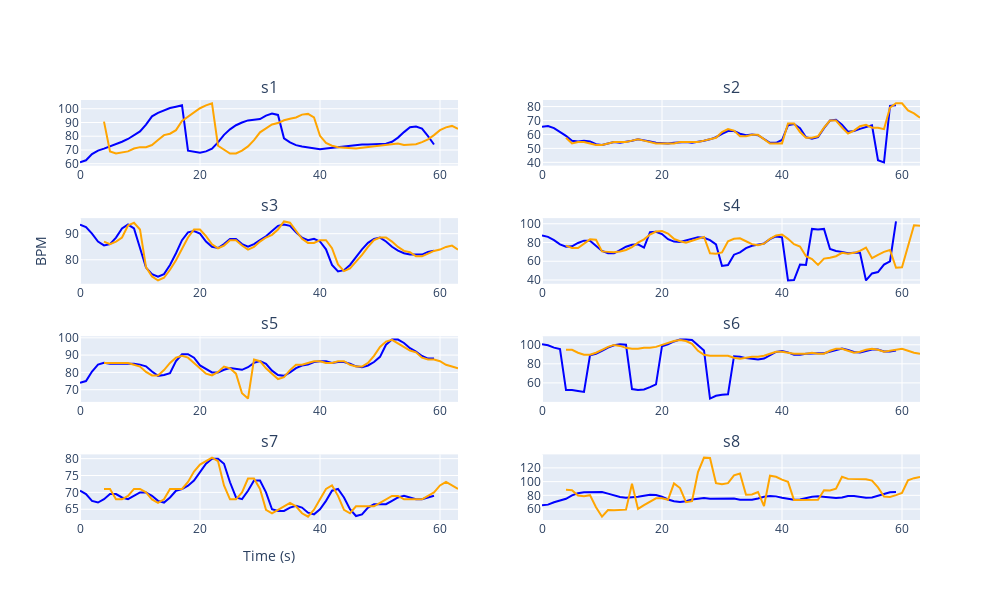

Here is the notebook cell this chart was saved with:
### Code cell
import plotly.graph_objects as go
from plotly.subplots import make_subplots

idx = 0
subjects = df.videoFilename.iloc[idx:idx+8].values
fig = make_subplots(rows=4, cols=2, subplot_titles=subjects)

# Add each trace to the corresponding subplot
for i in range(8):
    x = df.iloc[idx+i]  # Assuming df contains the necessary data
    subject = x.videoFilename
    
    fig.add_trace(go.Scatter(x=x.timeGT[:60], y=x.bpmGT[:60], mode='lines', name='GT', line=dict(color='blue')), row=(i//2)+1, col=(i%2)+1)
    fig.add_trace(go.Scatter(x=x.timeES[:60], y=x.bpmES[:60], mode='lines', name='ES', line=dict(color='orange')), row=(i//2)+1, col=(i%2)+1)
    # peaks, props = scipy.signal.find_peaks(-x.bpmGT, rel_height=0)
    # fig.add_trace(go.Scatter(x=x.timeGT[peaks], y=x.bpmGT[peaks], mode='markers', name='peaks', marker=dict(color='blue')), row=(i//2)+1, col=(i%2)+1)

# Update layout
fig.update_layout(showlegend=False, height=600, width=1000)

# Update axes titles
fig.update_xaxes(title_text="Time (s)", row=4, col=1)
fig.update_yaxes(title_text="BPM", row=2, col=1)

# Show the combined figure
fig.show()

### Figure 1 — Plotly figure (JSON) as saved in the notebook; plotly's stock layout.template omitted (floating-point values rounded to 4 significant figures)
{"data": [{"line": {"color": "blue"}, "mode": "lines", "name": "GT", "type": "scatter", "x": [0, 1, 2, 3, 4, 5, 6, 7, 8, 9, 10, 11, 12, 13, 14, 15, 16, 17, 18, 19, 20, 21, 22, 23, 24, 25, 26, 27, 28, 29, 30, 31, 32, 33, 34, 35, 36, 37, 38, 39, 40, 41, 42, 43, 44, 45, 46, 47, 48, 49, 50, 51, 52, 53, 54, 55, 56, 57, 58, 59], "xaxis": "x", "y": [61, 62.5, 67, 69.5, 71, 72.5, 74, 76, 78, 80.5, 83.5, 88.5, 94.5, 97, 99, 100.5, 101.5, 102.5, 69.5, 68.5, 68, 69, 71, 75.5, 81, 85, 88, 90, 91.5, 92, 92.5, 95, 96.5, 95.5, 78.5, 75.5, 73.5, 72.5, 72, 71.5, 70.5, 71, 71.5, 72.5, 73, 73.5, 74, 74, 74, 74, 74, 74.5, 76, 79, 83, 86.5, 87, 85.5, 80, 74], "yaxis": "y"}, {"line": {"color": "orange"}, "mode": "lines", "name": "ES", "type": "scatter", "x": [4, 5, 6, 7, 8, 9, 10, 11, 12, 13, 14, 15, 16, 17, 18, 19, 20, 21, 22, 23, 24, 25, 26, 27, 28, 29, 30, 31, 32, 33, 34, 35, 36, 37, 38, 39, 40, 41, 42, 43, 44, 45, 46, 47, 48, 49, 50, 51, 52, 53, 54, 55, 56, 57, 58, 59, 60, 61, 62, 63], "xaxis": "x", "y": [90.59, 68.97, 67.43, 67.94, 68.97, 71.03, 72.06, 72.06, 73.6, 77.21, 80.81, 81.84, 84.41, 91.1, 94.19, 96.77, 100.4, 102.4, 104.0, 73.09, 70.0, 67.43, 67.43, 69.49, 72.58, 77.21, 82.87, 85.96, 88.53, 89.56, 91.62, 92.65, 93.68, 95.74, 96.25, 93.68, 80.3, 75.15, 73.09, 72.06, 71.55, 71.03, 71.03, 71.55, 72.06, 72.06, 72.58, 73.09, 74.12, 74.63, 73.6, 73.6, 74.12, 75.66, 77.72, 80.81, 84.41, 86.47, 87.5, 85.44], "yaxis": "y"}, {"line": {"color": "blue"}, "mode": "lines", "name": "GT", "type": "scatter", "x": [0, 1, 2, 3, 4, 5, 6, 7, 8, 9, 10, 11, 12, 13, 14, 15, 16, 17, 18, 19, 20, 21, 22, 23, 24, 25, 26, 27, 28, 29, 30, 31, 32, 33, 34, 35, 36, 37, 38, 39, 40, 41, 42, 43, 44, 45, 46, 47, 48, 49, 50, 51, 52, 53, 54, 55, 56, 57, 58, 59], "xaxis": "x2", "y": [65.5, 66, 64.5, 62.0, 59, 55.5, 55, 55.5, 55, 53, 52.5, 53.5, 54.5, 54, 54.5, 55.5, 56.5, 56, 55, 54, 53.5, 53.5, 54, 54.5, 54.5, 54, 54.5, 55.5, 56.5, 58, 60.5, 62.5, 62.5, 60.5, 59.5, 60, 59.5, 57, 54, 54, 56, 66.5, 67.5, 64.5, 58, 57, 58, 64.5, 70, 70.5, 67, 62.0, 62.5, 64, 65.5, 66.5, 41.5, 40, 80.5, 81], "yaxis": "y2"}, {"line": {"color": "orange"}, "mode": "lines", "name": "ES", "type": "scatter", "x": [4, 5, 6, 7, 8, 9, 10, 11, 12, 13, 14, 15, 16, 17, 18, 19, 20, 21, 22, 23, 24, 25, 26, 27, 28, 29, 30, 31, 32, 33, 34, 35, 36, 37, 38, 39, 40, 41, 42, 43, 44, 45, 46, 47, 48, 49, 50, 51, 52, 53, 54, 55, 56, 57, 58, 59, 60, 61, 62, 63], "xaxis": "x2", "y": [57.65, 53.53, 54.56, 54.56, 53.53, 52.5, 52.5, 53.53, 54.56, 54.56, 54.56, 55.59, 56.62, 55.59, 54.56, 53.53, 53.53, 53.53, 53.53, 54.56, 54.56, 54.56, 54.56, 55.59, 56.62, 57.65, 61.77, 63.82, 62.8, 58.68, 58.68, 59.71, 59.71, 56.62, 53.53, 53.53, 53.53, 67.94, 67.94, 61.77, 57.65, 57.65, 58.68, 64.85, 70.0, 70.0, 64.85, 60.74, 62.8, 65.88, 66.91, 64.85, 64.85, 63.82, 79.27, 82.35, 82.35, 77.21, 75.15, 72.06], "yaxis": "y2"}, {"line": {"color": "blue"}, "mode": "lines", "name": "GT", "type": "scatter", "x": [0, 1, 2, 3, 4, 5, 6, 7, 8, 9, 10, 11, 12, 13, 14, 15, 16, 17, 18, 19, 20, 21, 22, 23, 24, 25, 26, 27, 28, 29, 30, 31, 32, 33, 34, 35, 36, 37, 38, 39, 40, 41, 42, 43, 44, 45, 46, 47, 48, 49, 50, 51, 52, 53, 54, 55, 56, 57, 58, 59], "xaxis": "x3", "y": [93.5, 92.5, 90, 87, 85.5, 86, 88.5, 92, 93.5, 92, 84.5, 77, 74.5, 73.5, 74.5, 78, 82.5, 87.5, 90.5, 91, 90, 87, 85, 84.5, 86, 88, 88, 86, 85, 86, 87.5, 89, 91, 93, 93.5, 93, 90.5, 88.5, 87.5, 88, 87, 84, 78, 75.5, 76, 78, 81, 84, 86.5, 88, 88.5, 87, 85, 83.5, 82.5, 82, 82, 82, 83, 83.5], "yaxis": "y3"}, {"line": {"color": "orange"}, "mode": "lines", "name": "ES", "type": "scatter", "x": [4, 5, 6, 7, 8, 9, 10, 11, 12, 13, 14, 15, 16, 17, 18, 19, 20, 21, 22, 23, 24, 25, 26, 27, 28, 29, 30, 31, 32, 33, 34, 35, 36, 37, 38, 39, 40, 41, 42, 43, 44, 45, 46, 47, 48, 49, 50, 51, 52, 53, 54, 55, 56, 57, 58, 59, 60, 61, 62, 63], "xaxis": "x3", "y": [86.99, 85.96, 86.99, 88.53, 93.16, 94.19, 91.62, 77.21, 73.6, 72.06, 73.09, 76.18, 79.78, 83.9, 88.53, 91.62, 91.62, 89.05, 85.96, 84.41, 85.44, 87.5, 87.5, 85.44, 83.9, 84.93, 86.99, 88.53, 89.56, 91.62, 94.71, 94.19, 91.1, 88.02, 86.47, 86.47, 87.5, 87.5, 84.41, 78.24, 75.66, 76.69, 79.27, 81.84, 84.93, 87.5, 88.53, 88.53, 86.99, 84.93, 83.38, 82.87, 81.33, 81.33, 82.35, 83.38, 83.9, 84.93, 85.44, 83.9], "yaxis": "y3"}, {"line": {"color": "blue"}, "mode": "lines", "name": "GT", "type": "scatter", "x": [0, 1, 2, 3, 4, 5, 6, 7, 8, 9, 10, 11, 12, 13, 14, 15, 16, 17, 18, 19, 20, 21, 22, 23, 24, 25, 26, 27, 28, 29, 30, 31, 32, 33, 34, 35, 36, 37, 38, 39, 40, 41, 42, 43, 44, 45, 46, 47, 48, 49, 50, 51, 52, 53, 54, 55, 56, 57, 58, 59], "xaxis": "x4", "y": [87.5, 86, 82.5, 78, 75.5, 76, 79.5, 82, 82, 76.5, 71, 68.5, 68.5, 72, 75.5, 77.5, 78, 74.5, 91, 91.5, 89, 83.5, 81, 80.5, 82, 84, 85.5, 85, 82.5, 78, 55, 56, 67, 69.5, 74, 76.5, 78, 79, 83.5, 86.5, 85.5, 39.5, 40, 56.5, 56, 94.5, 94, 94.5, 73, 71, 70, 68.5, 69, 69, 39.5, 47, 48.5, 56.5, 60, 102.5], "yaxis": "y4"}, {"line": {"color": "orange"}, "mode": "lines", "name": "ES", "type": "scatter", "x": [4, 5, 6, 7, 8, 9, 10, 11, 12, 13, 14, 15, 16, 17, 18, 19, 20, 21, 22, 23, 24, 25, 26, 27, 28, 29, 30, 31, 32, 33, 34, 35, 36, 37, 38, 39, 40, 41, 42, 43, 44, 45, 46, 47, 48, 49, 50, 51, 52, 53, 54, 55, 56, 57, 58, 59, 60, 61, 62, 63], "xaxis": "x4", "y": [76.69, 74.12, 74.12, 78.75, 83.38, 82.87, 70.52, 70.0, 69.49, 70.52, 72.06, 75.15, 79.78, 83.38, 88.53, 91.62, 92.13, 89.56, 83.9, 81.33, 79.78, 81.84, 83.9, 85.96, 68.46, 67.94, 69.49, 81.33, 83.9, 84.41, 81.33, 78.24, 77.21, 78.75, 83.9, 87.5, 88.53, 83.9, 78.24, 75.66, 65.37, 62.28, 56.1, 62.8, 63.82, 65.37, 68.97, 67.94, 68.97, 71.03, 74.63, 63.31, 66.91, 70.0, 72.06, 53.02, 53.53, 76.18, 98.31, 97.8], "yaxis": "y4"}, {"line": {"color": "blue"}, "mode": "lines", "name": "GT", "type": "scatter", "x": [0, 1, 2, 3, 4, 5, 6, 7, 8, 9, 10, 11, 12, 13, 14, 15, 16, 17, 18, 19, 20, 21, 22, 23, 24, 25, 26, 27, 28, 29, 30, 31, 32, 33, 34, 35, 36, 37, 38, 39, 40, 41, 42, 43, 44, 45, 46, 47, 48, 49, 50, 51, 52, 53, 54, 55, 56, 57, 58, 59], "xaxis": "x5", "y": [74, 75, 80.5, 84.5, 85.5, 85, 85, 85, 85, 85, 84.5, 83.5, 80.5, 78, 78.5, 79.5, 86.5, 90.5, 90.5, 88.5, 84, 82, 80, 80, 81.5, 82.5, 82, 81.5, 83, 85.5, 86.5, 85, 81, 78.5, 78, 80, 82.5, 84, 84.5, 86, 86.5, 86.5, 85.5, 86, 86, 85, 83.5, 83, 84, 86, 89, 96, 99, 99, 97, 94, 92, 89.5, 88, 88], "yaxis": "y5"}, {"line": {"color": "orange"}, "mode": "lines", "name": "ES", "type": "scatter", "x": [4, 5, 6, 7, 8, 9, 10, 11, 12, 13, 14, 15, 16, 17, 18, 19, 20, 21, 22, 23, 24, 25, 26, 27, 28, 29, 30, 31, 32, 33, 34, 35, 36, 37, 38, 39, 40, 41, 42, 43, 44, 45, 46, 47, 48, 49, 50, 51, 52, 53, 54, 55, 56, 57, 58, 59, 60, 61, 62, 63], "xaxis": "x5", "y": [85.44, 85.44, 85.44, 85.44, 85.44, 84.41, 83.38, 80.3, 78.24, 78.24, 81.33, 85.44, 88.53, 89.56, 88.53, 85.44, 82.35, 79.27, 78.24, 80.3, 83.38, 82.35, 79.27, 67.94, 64.85, 87.5, 86.47, 82.35, 79.27, 76.18, 77.21, 81.33, 84.41, 84.41, 85.44, 86.47, 86.47, 85.44, 85.44, 86.47, 86.47, 84.41, 83.38, 83.38, 85.44, 89.56, 94.71, 97.8, 98.83, 96.77, 94.71, 92.65, 91.62, 88.53, 87.5, 87.5, 86.47, 84.41, 83.38, 82.35], "yaxis": "y5"}, {"line": {"color": "blue"}, "mode": "lines", "name": "GT", "type": "scatter", "x": [0, 1, 2, 3, 4, 5, 6, 7, 8, 9, 10, 11, 12, 13, 14, 15, 16, 17, 18, 19, 20, 21, 22, 23, 24, 25, 26, 27, 28, 29, 30, 31, 32, 33, 34, 35, 36, 37, 38, 39, 40, 41, 42, 43, 44, 45, 46, 47, 48, 49, 50, 51, 52, 53, 54, 55, 56, 57, 58, 59], "xaxis": "x6", "y": [100.5, 99.5, 97, 95.5, 52.5, 52.5, 51.5, 50.5, 89, 90.5, 93.5, 97, 99.5, 100.5, 100, 53.5, 52.5, 53, 55.5, 58.5, 98.5, 100.5, 103.5, 105.5, 105.5, 105, 99.5, 94, 43.5, 46.5, 47.5, 48, 88, 87.5, 86, 85, 84.5, 85.5, 89, 92.5, 93.5, 92, 89.5, 89.5, 90.5, 91, 91, 91, 92.5, 94.5, 96, 94.5, 92.5, 92, 93.5, 95, 95, 93, 93, 94], "yaxis": "y6"}, {"line": {"color": "orange"}, "mode": "lines", "name": "ES", "type": "scatter", "x": [4, 5, 6, 7, 8, 9, 10, 11, 12, 13, 14, 15, 16, 17, 18, 19, 20, 21, 22, 23, 24, 25, 26, 27, 28, 29, 30, 31, 32, 33, 34, 35, 36, 37, 38, 39, 40, 41, 42, 43, 44, 45, 46, 47, 48, 49, 50, 51, 52, 53, 54, 55, 56, 57, 58, 59, 60, 61, 62, 63], "xaxis": "x6", "y": [94.71, 94.71, 91.62, 89.56, 89.56, 91.62, 94.71, 97.8, 99.86, 98.83, 96.77, 95.74, 95.74, 96.77, 96.77, 97.8, 99.86, 101.9, 104.0, 105.0, 104.0, 100.9, 93.68, 89.56, 88.53, 88.53, 88.53, 88.53, 86.47, 85.44, 86.47, 87.5, 87.5, 88.53, 90.59, 92.65, 92.65, 91.62, 90.59, 90.59, 90.59, 91.62, 90.59, 90.59, 93.68, 95.74, 95.74, 93.68, 91.62, 92.65, 94.71, 95.74, 94.71, 92.65, 93.68, 94.71, 95.74, 93.68, 91.62, 90.59], "yaxis": "y6"}, {"line": {"color": "blue"}, "mode": "lines", "name": "GT", "type": "scatter", "x": [0, 1, 2, 3, 4, 5, 6, 7, 8, 9, 10, 11, 12, 13, 14, 15, 16, 17, 18, 19, 20, 21, 22, 23, 24, 25, 26, 27, 28, 29, 30, 31, 32, 33, 34, 35, 36, 37, 38, 39, 40, 41, 42, 43, 44, 45, 46, 47, 48, 49, 50, 51, 52, 53, 54, 55, 56, 57, 58, 59], "xaxis": "x7", "y": [70.5, 69.5, 67.5, 67, 68, 69.5, 69.5, 68.5, 68, 69, 70, 70, 69, 67.5, 67, 68.5, 70.5, 71, 72, 73.5, 76, 78.5, 80, 80, 78.5, 73, 68.5, 68, 70.5, 73.5, 73.5, 70, 65, 64.5, 64.5, 65.5, 66, 65.5, 64, 63.5, 65, 67.5, 70.5, 71, 68.5, 65, 63, 63.5, 65.5, 66.5, 66.5, 66.5, 67.5, 68.5, 69, 68.5, 68, 68, 68.5, 69], "yaxis": "y7"}, {"line": {"color": "orange"}, "mode": "lines", "name": "ES", "type": "scatter", "x": [4, 5, 6, 7, 8, 9, 10, 11, 12, 13, 14, 15, 16, 17, 18, 19, 20, 21, 22, 23, 24, 25, 26, 27, 28, 29, 30, 31, 32, 33, 34, 35, 36, 37, 38, 39, 40, 41, 42, 43, 44, 45, 46, 47, 48, 49, 50, 51, 52, 53, 54, 55, 56, 57, 58, 59, 60, 61, 62, 63], "xaxis": "x7", "y": [71.03, 71.03, 67.94, 67.94, 68.97, 71.03, 71.03, 70.0, 67.94, 66.91, 67.94, 71.03, 71.03, 71.03, 73.09, 76.18, 78.24, 79.27, 80.3, 79.27, 72.06, 67.94, 67.94, 70.0, 74.12, 74.12, 71.03, 64.85, 63.82, 64.85, 65.88, 66.91, 65.88, 63.82, 62.8, 64.85, 67.94, 71.03, 72.06, 68.97, 64.85, 63.82, 65.88, 65.88, 65.88, 65.88, 66.91, 67.94, 68.97, 68.97, 67.94, 67.94, 67.94, 67.94, 68.97, 70.0, 72.06, 73.09, 72.06, 71.03], "yaxis": "y7"}, {"line": {"color": "blue"}, "mode": "lines", "name": "GT", "type": "scatter", "x": [0, 1, 2, 3, 4, 5, 6, 7, 8, 9, 10, 11, 12, 13, 14, 15, 16, 17, 18, 19, 20, 21, 22, 23, 24, 25, 26, 27, 28, 29, 30, 31, 32, 33, 34, 35, 36, 37, 38, 39, 40, 41, 42, 43, 44, 45, 46, 47, 48, 49, 50, 51, 52, 53, 54, 55, 56, 57, 58, 59], "xaxis": "x8", "y": [65.5, 66.5, 70, 72.5, 75, 80, 83, 84.5, 85, 85.5, 85, 82.5, 79.5, 77.5, 76.5, 77, 78, 79.5, 81, 80.5, 78, 74, 71.5, 70.5, 71.5, 74, 75.5, 76, 75, 75, 75.5, 76, 75.5, 73.5, 73, 73.5, 75.5, 78, 79, 78.5, 76.5, 74.5, 73.5, 74, 76, 78, 78.5, 77.5, 76.5, 76, 77, 79, 79, 78, 76.5, 77, 79, 82, 84.5, 85], "yaxis": "y8"}, {"line": {"color": "orange"}, "mode": "lines", "name": "ES", "type": "scatter", "x": [4, 5, 6, 7, 8, 9, 10, 11, 12, 13, 14, 15, 16, 17, 18, 19, 20, 21, 22, 23, 24, 25, 26, 27, 28, 29, 30, 31, 32, 33, 34, 35, 36, 37, 38, 39, 40, 41, 42, 43, 44, 45, 46, 47, 48, 49, 50, 51, 52, 53, 54, 55, 56, 57, 58, 59, 60, 61, 62, 63], "xaxis": "x8", "y": [88.02, 87.5, 79.78, 78.75, 80.3, 62.8, 48.9, 58.68, 58.16, 58.16, 59.19, 96.77, 60.22, 65.88, 71.03, 75.66, 75.66, 73.6, 97.28, 90.59, 70.0, 71.55, 113.8, 134.9, 134.3, 97.8, 96.25, 97.8, 109.1, 111.7, 80.81, 81.33, 84.93, 64.34, 108.6, 107.1, 102.9, 99.86, 73.09, 73.09, 74.12, 74.12, 73.6, 87.5, 86.99, 89.56, 107.1, 104.0, 104.0, 103.5, 103.5, 101.4, 91.62, 78.24, 77.72, 80.3, 83.38, 101.9, 105.0, 106.5], "yaxis": "y8"}], "layout": {"annotations": [{"font": {"size": 16}, "showarrow": false, "text": "s1", "x": 0.225, "xanchor": "center", "xref": "paper", "y": 1, "yanchor": "bottom", "yref": "paper"}, {"font": {"size": 16}, "showarrow": false, "text": "s2", "x": 0.775, "xanchor": "center", "xref": "paper", "y": 1, "yanchor": "bottom", "yref": "paper"}, {"font": {"size": 16}, "showarrow": false, "text": "s3", "x": 0.225, "xanchor": "center", "xref": "paper", "y": 0.7188, "yanchor": "bottom", "yref": "paper"}, {"font": {"size": 16}, "showarrow": false, "text": "s4", "x": 0.775, "xanchor": "center", "xref": "paper", "y": 0.7188, "yanchor": "bottom", "yref": "paper"}, {"font": {"size": 16}, "showarrow": false, "text": "s5", "x": 0.225, "xanchor": "center", "xref": "paper", "y": 0.4375, "yanchor": "bottom", "yref": "paper"}, {"font": {"size": 16}, "showarrow": false, "text": "s6", "x": 0.775, "xanchor": "center", "xref": "paper", "y": 0.4375, "yanchor": "bottom", "yref": "paper"}, {"font": {"size": 16}, "showarrow": false, "text": "s7", "x": 0.225, "xanchor": "center", "xref": "paper", "y": 0.1562, "yanchor": "bottom", "yref": "paper"}, {"font": {"size": 16}, "showarrow": false, "text": "s8", "x": 0.775, "xanchor": "center", "xref": "paper", "y": 0.1562, "yanchor": "bottom", "yref": "paper"}], "height": 600, "showlegend": false, "width": 1000, "xaxis": {"anchor": "y", "domain": [0, 0.45]}, "xaxis2": {"anchor": "y2", "domain": [0.55, 1]}, "xaxis3": {"anchor": "y3", "domain": [0, 0.45]}, "xaxis4": {"anchor": "y4", "domain": [0.55, 1]}, "xaxis5": {"anchor": "y5", "domain": [0, 0.45]}, "xaxis6": {"anchor": "y6", "domain": [0.55, 1]}, "xaxis7": {"anchor": "y7", "domain": [0, 0.45], "title": {"text": "Time (s)"}}, "xaxis8": {"anchor": "y8", "domain": [0.55, 1]}, "yaxis": {"anchor": "x", "domain": [0.8438, 1]}, "yaxis2": {"anchor": "x2", "domain": [0.8438, 1]}, "yaxis3": {"anchor": "x3", "domain": [0.5625, 0.7188], "title": {"text": "BPM"}}, "yaxis4": {"anchor": "x4", "domain": [0.5625, 0.7188]}, "yaxis5": {"anchor": "x5", "domain": [0.2812, 0.4375]}, "yaxis6": {"anchor": "x6", "domain": [0.2812, 0.4375]}, "yaxis7": {"anchor": "x7", "domain": [0, 0.1562]}, "yaxis8": {"anchor": "x8", "domain": [0, 0.1562]}}}
